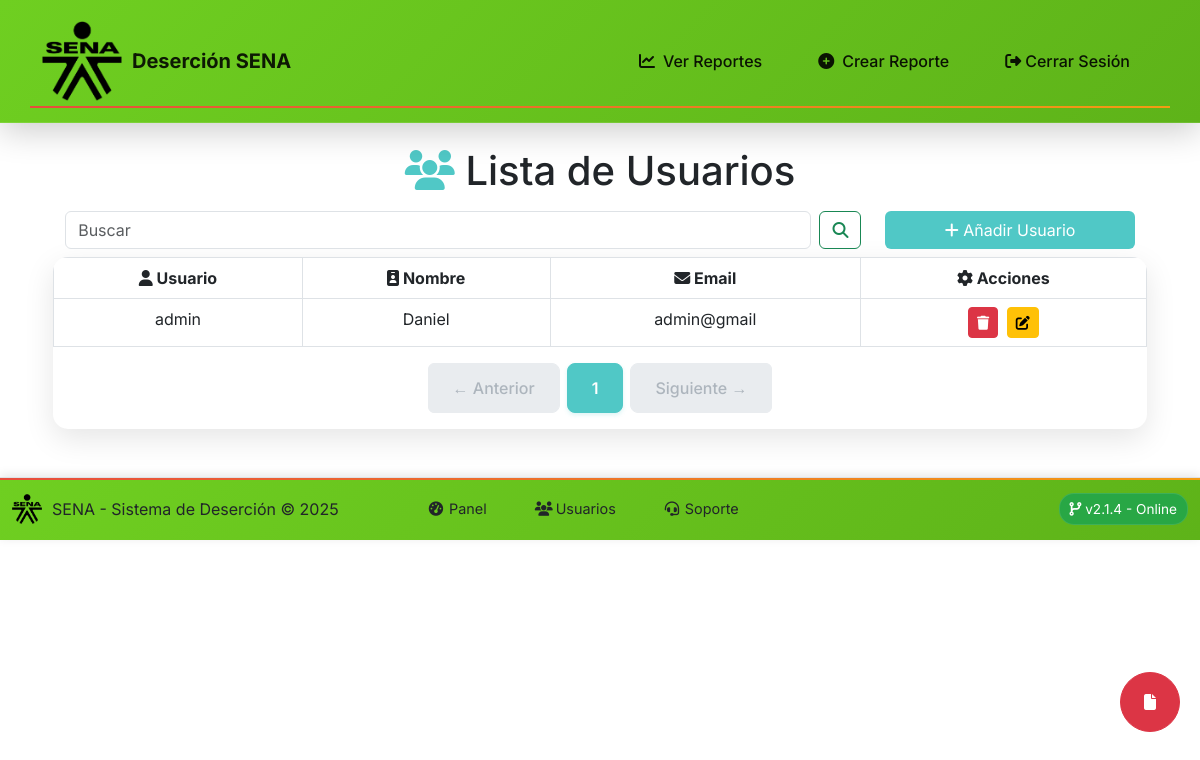
The page /views/Usuarios.php (signed in) on the database its author committed.
### tables this page shows
CREATE TABLE `usuarios` (
  `usuario` varchar(30) NOT NULL,
  `nombre` varchar(50) DEFAULT NULL,
  `password` varchar(255) DEFAULT NULL,
  `email` varchar(100) DEFAULT NULL
);

### controller/Usuarios/Listar_Usuarios.php (called while the page is built)
<?php
require '../config.php';
$limite = 10;
$pagina = isset($_GET['pagina']) ? (int)$_GET['pagina'] : 1;
function listarUsuarios($pagina, $limite) {
    global $pdo;
    $busqueda = isset($_GET['busqueda']) ? $_GET['busqueda'] : '';
    $offset = ($pagina - 1) * $limite;
    try {
        if ($busqueda !== '') {
            $stmt = $pdo->prepare("SELECT * FROM usuarios WHERE nombre LIKE ? LIMIT $offset, $limite");
            $stmt->execute(['%'.$busqueda.'%']);
        } else {
            $stmt = $pdo->prepare("SELECT * FROM usuarios LIMIT $offset, $limite");
            $stmt->execute();
        }
        return $stmt->fetchAll(PDO::FETCH_ASSOC);
    } catch (PDOException $e) {
        echo "Error al listar usuarios: " . $e->getMessage();
        return [];
    }
}
?>

### views/Usuarios.php (the view, shortened to what this page needs)
<?php
include 'header.php';
include '../controller/Usuarios/Listar_Usuarios.php';
include '../controller/Usuarios/Modals.php';
$usuarios = listarUsuarios($pagina, $limite);
?>
<!DOCTYPE html>
<html lang="es">
<head>
</head>
<body>
    <div class="container mt-4">
        <div class="mb-2 mt-4 mrb-4 d-flex justify-content-center">
            <h1><i class="fa-solid fa-users" style="color: #50c8c6"></i> Lista de Usuarios</h1>
        </div>
        <div class="row mb-2" style="max-width: 98%; margin:auto;">
            <?php include 'funciones/busquedas.php'; ?>
            <div class="col-md-3 col-12 d-flex justify-content-md-end justify-content-center">
                <button type="button" class="btn w-100" style="background-color: #50c8c6; color: #fff;" data-bs-toggle="modal" data-bs-target="#addUserModal">
                    <i class="fa-solid fa-plus"></i> Añadir Usuario
                </button>
            </div>
        </div>
        <div class="table-container" style="max-width: 98%; margin:auto;">
            <div class="table-responsive">
                <table class="table table-bordered mb-0">
                    <thead>
                        <tr>
                            <th class='text-center w-20'><i class="fa-solid fa-user"></i> Usuario</th>
                            <th class='text-center w-20'><i class="fa-solid fa-id-badge"></i> Nombre</th>
                            <th class='text-center w-20'><i class="fa-solid fa-envelope"></i> Email</th>
                            <th class='text-center w-20'><i class="fa-solid fa-cog"></i> Acciones</th>
                        </tr>
                    </thead>
                    <tbody>
                        <?php
                        foreach ($usuarios as $usuario): ?>
                            <tr>
                                <td class='text-center'><?php echo $usuario['usuario']; ?></td>
                                <td class='text-center'><?php echo $usuario['nombre']; ?></td>
                                <td class='text-center'><?php echo $usuario['email']; ?></td>
                                <td class='text-center'>
                                    <a href="../controller/Usuarios/Eliminar_Usuarios.php?usuario=<?php echo $usuario['usuario']; ?>" class="btn btn-danger btn-sm me-1" onclick="return confirm('¿Seguro que deseas eliminar este usuario?')">
                                        <i class="fas fa-trash"></i>
                                    </a>
                                    <button type="button" class="btn btn-warning btn-sm" data-bs-toggle="modal" data-bs-target="#editUserModal" onclick="CargarDatos('<?php echo $usuario['usuario']; ?>', '<?php echo $usuario['nombre']; ?>', '<?php echo $usuario['email']; ?>')">
                                        <i class="fas fa-edit"></i>
                                    </button>
                                </td>
                            </tr>
                        <?php endforeach; ?>
                    </tbody>
                </table>
                <?php include 'funciones/paginacion.php'; ?>
            </div>
        </div>
    </div>
    <div class="floating-button mb-5" style="position: fixed; bottom: 20px; right: 20px;">
        <button class="btn btn-danger rounded-circle" style="width: 60px; height: 60px;" onclick="document.getElementById('export-options').style.display = document.getElementById('export-options').style.display === 'none' ? 'block' : 'none';" title="Exportar Reporte Usuarios">
            <i class="fa-solid fa-file"></i>
        </button>
    </div>
</body>
</html>
<?php include 'footer.php'; ?>

### assets/css/style.css (style rules this page uses)
body { font-family: 'Inter', sans-serif; margin: 0; padding: 0; }
.table-container { background: white; border-radius: 15px; box-shadow: 0 10px 30px rgba(0, 0, 0, 0.1); overflow: hidden; }

### rows shown on the page
usuarios: usuario "admin", nombre "Daniel", email "admin@gmail"

### other values the page prints
$pagina "1"
